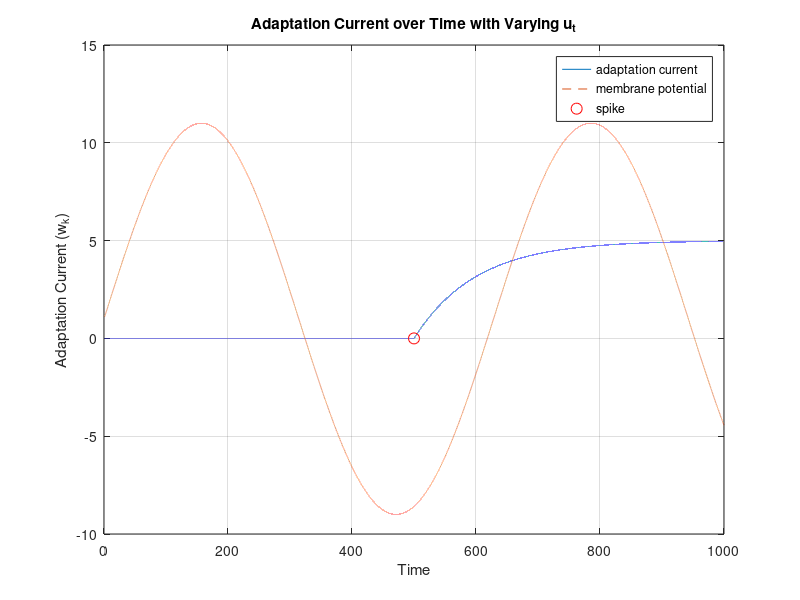

Recreate this plot in MATLAB.
% solve diff. equation for adaptation current and implement it
% parameters for adaptation current taken from:
% https://neuronaldynamics.epfl.ch/online/Ch6.S2.html

clc
clearvars

% Parameters
t_k = 100; % time constant for adaptation current, indexing over k neurons
a_k = 0; % adaptation coupling
b_k = 5; % adaptation gain
u_rest = -70; % resting potential
t_f = 500; % time point for spike
u_r = -55; % voltage reset




% Time series
tspan = linspace(1, 1000, 100000);
w0 = 0; % initial condition for w_k

u = @(t) 10 * sin(0.01 * t) + 1; % example: sine wave oscillating around 1


% Define and solve the differential equation:  
% t_k * dw_k / dt = a_k(u_t - u_rest) - w_k + b_k * delta(t - t_f)
odefun = @(t, w) (1/t_k) * ((a_k * (u(t) - u_rest) - w) + (t >= t_f) * b_k);
[t, w_k] = ode45(odefun, tspan, w0);

% Plot the results
figure;
plot(t, w_k, 'DisplayName', 'adaptation current');
xlabel('Time');
ylabel('Adaptation Current (w_k)');
title('Adaptation Current over Time with Varying u_t');


grid on;

% Plot u_t for reference
hold on;
plot(t, u(t), '--', 'DisplayName', 'membrane potential');
legend show;

plot(t_f, w_k(find(t >= t_f, 1)), 'ro', ...
    'MarkerSize', 8, 'DisplayName', 'spike'); % plot where delta function activates
